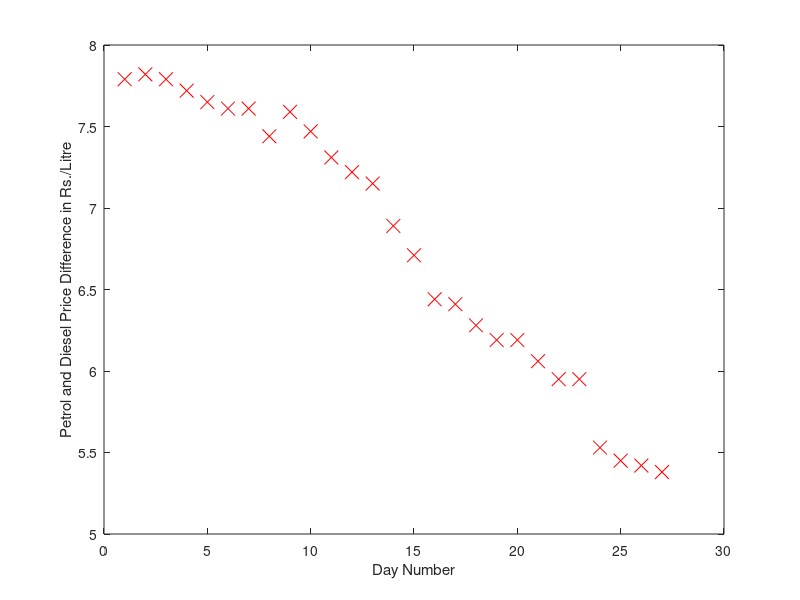

Here is the MATLAB script that generated this plot: (Note: this script raises an error after producing the figure.)
%% The goal is to predict when petrol and diesel price will level in the near future
%% given the petrol and diesel price history. This will be a decreasing linear regression problem.
%Initialization
close all; clear ; clc
% Date: 24th October 2018
%We shall consider the petrol and diesel price in Chennai city over the
%past 27 days,i.e., 27th September 2018-23th October 2018.
%Formatting Data (Prices in Rs/Litre)
PetrolPrice = [86.28 86.51 86.70 86.80 87.05 87.18 87.18 87.33 84.70 84.89 85.04 85.26 85.50 85.50 85.61 85.73 85.92 85.99 85.99 85.99 86.10 85.88 85.88 85.22 84.96 84.64 84.53]';
DieselPrice = [78.49 78.69 78.91 79.08 79.40 79.57 79.57 79.89 77.11 77.42 77.73 78.04 78.35 78.61 78.90 79.29 79.51 79.71 79.80 79.80 80.04 79.93 79.93 79.69 79.51 79.22 79.15]';
y = PetrolPrice-DieselPrice; %Output variable
m = length(y); % no.of training examples = 27 as we consider 27-day period
x = [1:27]'; % Input(date) will be taken as Day no.

%Plotting Data
figure;

plot(x, y, 'rx', 'MarkerSize', 10);
ylabel('Petrol and Diesel Price Difference in Rs./Litre');
xlabel('Day Number');
pause;
%%  Computing Cost & Minimizing it

X = [ones(m, 1) x]; % Add a column of ones to x
theta = [7;-1]; % Initializing parameters

%fprintf('\nTesting the cost function...\n')

%J = computeCost(X, y, theta);
%fprintf('With theta = [2.5 ; -1]\nCost computed = %f\n', J);

%J = computeCost(X, y, [7 ; -1]);
%fprintf('\nWith theta = [7 ; -1]\nCost computed = %f\n', J);

%Gradient Descent settings
alpha = 0.0077;
iterations = 2121;

fprintf('\nRunning Gradient Descent...\n')
theta = gradientDescent(X, y, theta, alpha, iterations);

% print theta to screen
fprintf('\nTheta found by gradient descent:\n');
fprintf('%f\n', theta);

% Plot the linear fit
hold on; 
plot(X(:,2), X*theta, 'b-')
legend('Training data', 'Linear regression')
hold off 

%Based on the best value of theta found, predict the day when petrol and
%diesel price will level in Chennai city.
EqualDay = ceil(-theta(1)/theta(2));

fprintf('Thus it is predicted Petrol and diesel prices will level in Chennai city on the %d th Day from today\n', EqualDay);


